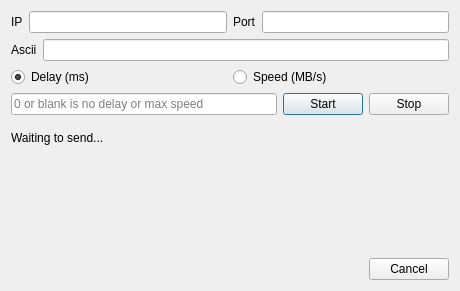
<?xml version="1.0" encoding="UTF-8"?>
<ui version="4.0">
 <class>UDPFlooding</class>
 <widget class="QDialog" name="UDPFlooding">
  <property name="geometry">
   <rect>
    <x>0</x>
    <y>0</y>
    <width>460</width>
    <height>291</height>
   </rect>
  </property>
  <property name="windowTitle">
   <string>Dialog</string>
  </property>
  <layout class="QVBoxLayout" name="verticalLayout">
   <item>
    <layout class="QHBoxLayout" name="horizontalLayout_6">
     <item>
      <layout class="QHBoxLayout" name="horizontalLayout">
       <item>
        <widget class="QLabel" name="label">
         <property name="text">
          <string>IP</string>
         </property>
        </widget>
       </item>
       <item>
        <widget class="QLineEdit" name="ipEdit"/>
       </item>
      </layout>
     </item>
     <item>
      <layout class="QHBoxLayout" name="horizontalLayout_2">
       <item>
        <widget class="QLabel" name="label_2">
         <property name="text">
          <string>Port</string>
         </property>
        </widget>
       </item>
       <item>
        <widget class="QLineEdit" name="portEdit"/>
       </item>
      </layout>
     </item>
    </layout>
   </item>
   <item>
    <layout class="QHBoxLayout" name="horizontalLayout_3">
     <item>
      <widget class="QLabel" name="label_3">
       <property name="text">
        <string>Ascii</string>
       </property>
      </widget>
     </item>
     <item>
      <widget class="QLineEdit" name="asciiEdit"/>
     </item>
    </layout>
   </item>
   <item>
    <layout class="QVBoxLayout" name="verticalLayout_3">
     <property name="topMargin">
      <number>0</number>
     </property>
     <item>
      <layout class="QHBoxLayout" name="horizontalLayout_8">
       <property name="topMargin">
        <number>0</number>
       </property>
       <item>
        <widget class="QRadioButton" name="radioButtonDelay">
         <property name="text">
          <string>Delay (ms)</string>
         </property>
         <property name="checked">
          <bool>true</bool>
         </property>
        </widget>
       </item>
       <item>
        <widget class="QRadioButton" name="radioButtonSpeed">
         <property name="text">
          <string>Speed (MB/s)</string>
         </property>
        </widget>
       </item>
      </layout>
     </item>
    </layout>
   </item>
   <item>
    <layout class="QHBoxLayout" name="horizontalLayout_5">
     <item>
      <layout class="QHBoxLayout" name="horizontalLayout_4">
       <item>
        <widget class="QLineEdit" name="delayEdit">
         <property name="placeholderText">
          <string>0 or blank is no delay or max speed</string>
         </property>
        </widget>
       </item>
      </layout>
     </item>
     <item>
      <widget class="QPushButton" name="startButton">
       <property name="text">
        <string>Start</string>
       </property>
      </widget>
     </item>
     <item>
      <widget class="QPushButton" name="stopButton">
       <property name="text">
        <string>Stop</string>
       </property>
      </widget>
     </item>
    </layout>
   </item>
   <item>
    <spacer name="verticalSpacer_2">
     <property name="orientation">
      <enum>Qt::Vertical</enum>
     </property>
     <property name="sizeHint" stdset="0">
      <size>
       <width>20</width>
       <height>9</height>
      </size>
     </property>
    </spacer>
   </item>
   <item>
    <widget class="QLabel" name="statsLabel">
     <property name="text">
      <string>Waiting to send...</string>
     </property>
    </widget>
   </item>
   <item>
    <spacer name="verticalSpacer">
     <property name="orientation">
      <enum>Qt::Vertical</enum>
     </property>
     <property name="sizeHint" stdset="0">
      <size>
       <width>20</width>
       <height>107</height>
      </size>
     </property>
    </spacer>
   </item>
   <item>
    <widget class="QDialogButtonBox" name="buttonBox">
     <property name="orientation">
      <enum>Qt::Horizontal</enum>
     </property>
     <property name="standardButtons">
      <set>QDialogButtonBox::Cancel</set>
     </property>
    </widget>
   </item>
  </layout>
 </widget>
 <resources/>
 <connections>
  <connection>
   <sender>buttonBox</sender>
   <signal>accepted()</signal>
   <receiver>UDPFlooding</receiver>
   <slot>accept()</slot>
   <hints>
    <hint type="sourcelabel">
     <x>248</x>
     <y>254</y>
    </hint>
    <hint type="destinationlabel">
     <x>157</x>
     <y>274</y>
    </hint>
   </hints>
  </connection>
  <connection>
   <sender>buttonBox</sender>
   <signal>rejected()</signal>
   <receiver>UDPFlooding</receiver>
   <slot>reject()</slot>
   <hints>
    <hint type="sourcelabel">
     <x>316</x>
     <y>260</y>
    </hint>
    <hint type="destinationlabel">
     <x>286</x>
     <y>274</y>
    </hint>
   </hints>
  </connection>
 </connections>
</ui>
